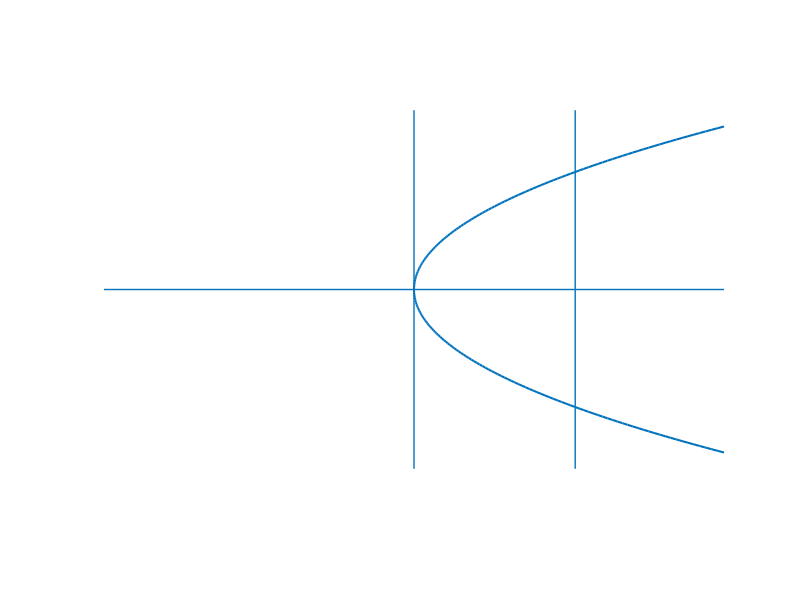

Here is the MATLAB script that generated this plot: (Note: this script raises an error after producing the figure.)
q=[-1 1];
r=[0 0];
line(q,r,'linewidth',1.0)
axis off
hold on



q=[0 0];
r=[-1.1 1.1];
line(q,r,'linewidth',1.0)


q=[0.52 0.52];
r=[-1.1 1.1];
line(q,r,'linewidth',1.0)

t1=-1:.01:1;
x=t1.*t1;
y=t1;
plot(x,y,'linewidth',1.5)

down=sprintf('%c',175);
up=sprintf('%c',173);

for i=1:5
  s=-0.5+(i-1)/4
  text(0.5,s,up,'fontname','symbol','fontweight','bold','fontsize',15)
end


for i=1:2
  s=.80+(i-1)/4
  text(0.5,s,down,'fontname','symbol','fontweight','bold','fontsize',15)
end

for i=1:2
  s=-1.1+(i-1)/4
  text(0.5,s,down,'fontname','symbol','fontweight','bold','fontsize',15)
end

text(1.1,0,'R','fontsize',20)
text(0.1,1,'x','fontsize',20)

hold off
